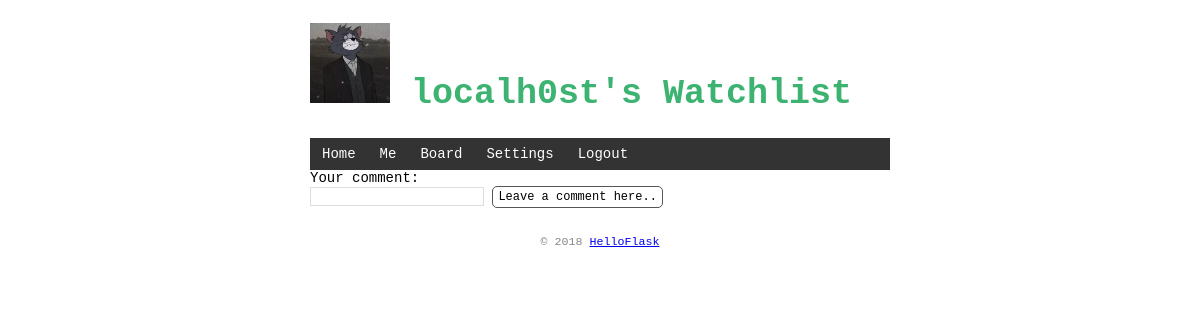
The app's page /board (signed in), older data.
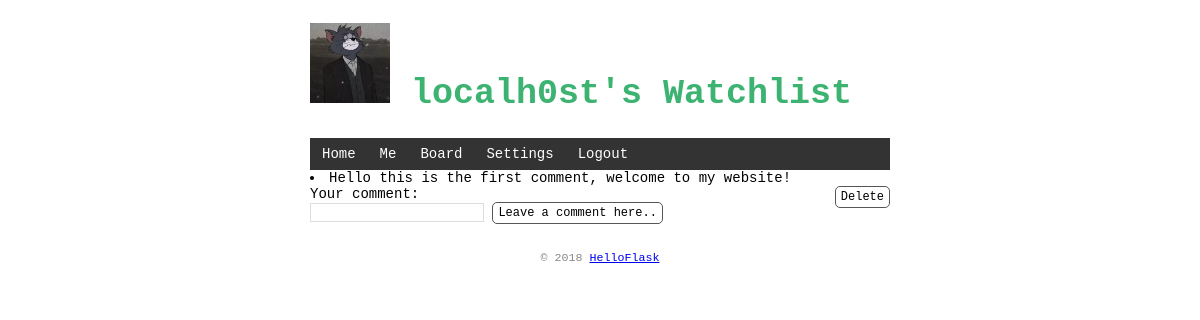
The same page, newer data.
### app.py (models this page shows, shortened)
class Comment(db.Model):
    id = db.Column(db.Integer, primary_key=True)  # 主键
    belongs_to = db.Column(db.String(20))  # using username
    user_comment = db.Column(db.String(128))

### app.py (the view)
@mainApp.route('/board', methods=['GET', 'POST'])
def board():
    if request.method == 'POST':
        db.session.add(Comment(current_user.username, request.form['comment']))
        db.session.commit()
        flash('Comment success.')
        return redirect(url_for('board'))
    else:
        return render_template('board.html', comments=Comment.query.all())

### app.py (called while the page is built)
@login_manager.user_loader
def user_loader(user_id):
    return User.query.get(int(user_id))

@mainApp.context_processor  # 以后模板上下文有user了，render_template()可以不传入而直接使用了
def inject_data():
    return dict(user=current_user, message=get_flashed_messages())  # 需要返回字典，等同于 return {'user': user}

### templates/board.html
{% extends "base.html" %}
{% block content %}
{% for cmt in comments %}
<li>{{ cmt.user_comment }}</li>
{% if current_user.is_authenticated %}
<span class="float-right">
    <form class="inline-form" method="post" action="/board/deleteComment/{{ cmt.id }}">
        <input class="btn" type="submit" name="delete" value="Delete">
    </form>
</span>
{% endif %}
{% endfor %}
{% endblock %}
{% block table %}
{% if current_user.is_authenticated %}
<form method="post">
    Your comment:<br>
    <input type="text" name="comment" autocomplete="off" required>
    <input class="btn" type="submit" name="submit" value="Leave a comment here..">
</form>
{% endif %}
{% endblock %}

Row changes from the older to the newer data that the page shows:
added Comment: user_comment "Hello this is the first comment, welcome to my website!"
